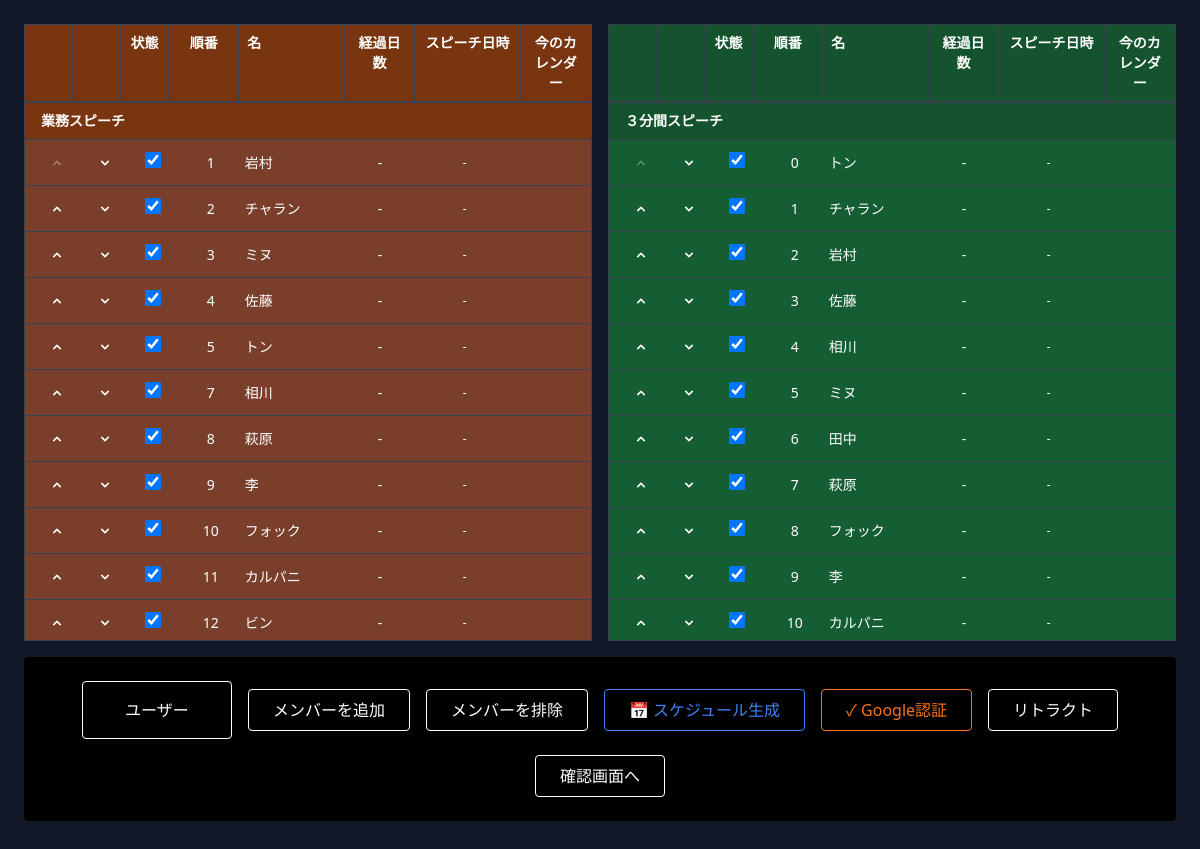
/dashboard/, run on the app's committed database.
### core/models.py (models this page shows, shortened)
class Employee(models.Model):
    name = models.CharField(max_length=100)
    email = models.EmailField(unique=True)
    employee_id = models.CharField(max_length=10, unique=True)
    order = models.IntegerField(default=0)
    order_gyomu = models.IntegerField(default=0)
    role = models.CharField(max_length=20, choices=Role.choices, default=Role.MEMBER)
    is_rotation_active = models.BooleanField(default=True)
    def days_since_last_speech(self):
        last_entry = (
            ScheduleEntry.objects
            .filter(assigned_employee=self, is_cancelled=False)
            .order_by('-date')
            .first()
        )
        if not last_entry:
            return None  # or return 0 / "No speeches yet"
        delta = date.today() - last_entry.date
        return delta.days
    def next_speech_date(self):
        next_entry = (
            ScheduleEntry.objects
            .filter(assigned_employee=self, is_cancelled=False, date__gt=date.today())
            .order_by('date')
            .first()
        )
        if not next_entry:
            return None
        return next_entry.date

### core/views.py (the view)
# urls.py: path("dashboard/", views.dashboard_view, name="dashboard"),
def dashboard_view(request):
    all_employees = Employee.objects.all().order_by("order", "id")
    member_employees = Employee.objects.filter(role=Role.MEMBER).order_by("order_gyomu", "id")
    def build_entry(emp):
        return {
            "id": emp.id,
            "name": emp.name,
            "is_rotation_active": emp.is_rotation_active,  # <-- correct
            "order": getattr(emp, 'order', None),
            "order_gyomu": getattr(emp, 'order_gyomu', None),
            "days_passed": emp.days_since_last_speech(),
            "speech_date": emp.next_speech_date(),
            "speech_type": None,
            "calendar": "",
        }
    google_authenticated = "google_credentials" in request.session
    context = {
        "top_zone": [build_entry(e) for e in all_employees],
        "bottom_zone": [build_entry(e) for e in member_employees],
        "google_authenticated": google_authenticated,
    }
    return render(request, "core/dashboard.html", context)

### core/templates/core/dashboard.html (shortened to what this page needs)
<!doctype html>
<html lang="ja">
  <head>
    <script src="https://cdn.tailwindcss.com"></script>
  </head>
  <body class="bg-gray-900 text-white">
    <div class="p-6 min-h-screen">
      <div class="flex flex-col gap-4">
        <div class="grid grid-cols-2 gap-4">
          <div class="flex flex-col">
            <div class="grid gap-0 bg-amber-900 border border-gray-700 text-sm font-semibold"
                 style="grid-template-columns: 48px 48px 48px 1fr 1.5fr 1fr 1.5fr 1fr;">
              <div class="py-2 px-2 text-center border-r border-gray-700"></div>
              <div class="py-2 px-2 text-center border-r border-gray-700"></div>
              <div class="py-2 px-2 text-center border-r border-gray-700">状態</div>
              <div class="py-2 px-2 text-center border-r border-gray-700">順番</div>
              <div class="py-2 px-2 border-r border-gray-700">名</div>
              <div class="py-2 px-2 text-center border-r border-gray-700">経過日数</div>
              <div class="py-2 px-2 text-center border-r border-gray-700">スピーチ日時</div>
              <div class="py-2 px-2 text-center">今のカレンダー</div>
            </div>
            <div class="bg-[#7a3f2b] border border-gray-700 overflow-hidden">
              <div class="bg-amber-900 py-2 px-4 text-sm font-semibold border-b border-gray-700">
                業務スピーチ
              </div>
              <div class="overflow-y-auto max-h-[500px] text-sm">
                {% for member in bottom_zone %}
                <div class="grid gap-0 items-center py-2 px-2 border-b border-gray-700"
                     style="grid-template-columns: 48px 48px 48px 1fr 1.5fr 1fr 1.5fr 1fr;">
                  <div class="flex items-center justify-center py-1">
                    {% if not forloop.first %}
                    <button onclick="moveEmployee(event, {{ member.id }}, 'up', 'gyomu')"
                            class="arrow-up text-white hover:text-yellow-300 transition cursor-pointer">
                      <svg class="w-4 h-4" fill="currentColor" viewBox="0 0 20 20">
                        <path fill-rule="evenodd"
                              d="M14.707 12.707a1 1 0 01-1.414 0L10 9.414l-3.293 3.293a1 1 0 01-1.414-1.414l4-4a1 1 0 011.414 0l4 4a1 1 0 010 1.414z"
                              clip-rule="evenodd" />
                      </svg>
                    </button>
                    {% else %}
                    <div class="opacity-30 cursor-not-allowed"><svg class="w-4 h-4" fill="currentColor"
                        viewBox="0 0 20 20">
                        <path fill-rule="evenodd"
                              d="M14.707 12.707a1 1 0 01-1.414 0L10 9.414l-3.293 3.293a1 1 0 01-1.414-1.414l4-4a1 1 0 011.414 0l4 4a1 1 0 010 1.414z"
                              clip-rule="evenodd" />
                      </svg></div>
                    {% endif %}
                  </div>
                  <div class="flex items-center justify-center py-1">
                    {% if not forloop.last %}
                    <button onclick="moveEmployee(event, {{ member.id }}, 'down', 'gyomu')"
                            class="arrow-down text-white hover:text-yellow-300 transition cursor-pointer">
                      <svg class="w-4 h-4" fill="currentColor" viewBox="0 0 20 20">
                        <path fill-rule="evenodd"
                              d="M5.293 7.293a1 1 0 011.414 0L10 10.586l3.293-3.293a1 1 0 111.414 1.414l-4 4a1 1 0 01-1.414 0l-4-4a1 1 0 010-1.414z"
                              clip-rule="evenodd" />
                      </svg>
                    </button>
                    {% endif %}
                  </div>
                  <div class="flex items-center justify-center py-1">
                    <form method="post" action="{% url 'employee-toggle-active' member.id %}">
                      <input type="checkbox" name="is_active" class="w-4 h-4 cursor-pointer"
                        {% if member.is_rotation_active %}checked{% endif %}
                        onchange="this.form.submit()">
                    </form>
                  </div>
                  <div class="text-center">{{ member.order_gyomu }}</div>
                  <div>{{ member.name }}</div>
                  <div class="text-center">{{ member.days_passed|default:"-" }}</div>
                  <div class="text-center text-xs">
                    {{ member.speech_date|date:"Y-m-d"|default:"-" }}
                  </div>
                </div>
                {% endfor %}
              </div>
            </div>
          </div>
          <div class="flex flex-col">
            <div class="grid gap-0 bg-green-900 border border-gray-700 text-sm font-semibold"
                 style="grid-template-columns: 48px 48px 48px 1fr 1.5fr 1fr 1.5fr 1fr;">
              <div class="py-2 px-2 text-center border-r border-gray-700"></div>
              <div class="py-2 px-2 text-center border-r border-gray-700"></div>
              <div class="py-2 px-2 text-center border-r border-gray-700">状態</div>
              <div class="py-2 px-2 text-center border-r border-gray-700">順番</div>
              <div class="py-2 px-2 border-r border-gray-700">名</div>
              <div class="py-2 px-2 text-center border-r border-gray-700">経過日数</div>
              <div class="py-2 px-2 text-center border-r border-gray-700">スピーチ日時</div>
              <div class="py-2 px-2 text-center">今のカレンダー</div>
            </div>
            <div class="bg-green-800/90 border border-gray-700 overflow-hidden">
              <div class="bg-green-900 py-2 px-4 text-sm font-semibold border-b border-gray-700">
                ３分間スピーチ
              </div>
              <div class="overflow-y-auto max-h-[500px] text-sm">
                {% for member in top_zone %}
                <div class="grid gap-0 items-center py-2 px-2 border-b border-gray-700"
                     style="grid-template-columns: 48px 48px 48px 1fr 1.5fr 1fr 1.5fr 1fr;">
                  <div class="flex items-center justify-center py-1">
                    {% if not forloop.first %}
                    <button onclick="moveEmployee(event, {{ member.id }}, 'up', '3min')"
                            class="arrow-up text-white hover:text-yellow-300 transition cursor-pointer">
                      <svg class="w-4 h-4" fill="currentColor" viewBox="0 0 20 20">
                        <path fill-rule="evenodd"
                              d="M14.707 12.707a1 1 0 01-1.414 0L10 9.414l-3.293 3.293a1 1 0 01-1.414-1.414l4-4a1 1 0 011.414 0l4 4a1 1 0 010 1.414z"
                              clip-rule="evenodd" />
                      </svg>
                    </button>
                    {% else %}
                    <div class="opacity-30 cursor-not-allowed"><svg class="w-4 h-4" fill="currentColor"
                        viewBox="0 0 20 20">
                        <path fill-rule="evenodd"
                              d="M14.707 12.707a1 1 0 01-1.414 0L10 9.414l-3.293 3.293a1 1 0 01-1.414-1.414l4-4a1 1 0 011.414 0l4 4a1 1 0 010 1.414z"
                              clip-rule="evenodd" />
                      </svg></div>
                    {% endif %}
                  </div>
                  <div class="flex items-center justify-center py-1">
                    {% if not forloop.last %}
                    <button onclick="moveEmployee(event, {{ member.id }}, 'down', '3min')"
                            class="arrow-down text-white hover:text-yellow-300 transition cursor-pointer">
                      <svg class="w-4 h-4" fill="currentColor" viewBox="0 0 20 20">
                        <path fill-rule="evenodd"
                              d="M5.293 7.293a1 1 0 011.414 0L10 10.586l3.293-3.293a1 1 0 111.414 1.414l-4 4a1 1 0 01-1.414 0l-4-4a1 1 0 010-1.414z"
                              clip-rule="evenodd" />
                      </svg>
                    </button>
                    {% endif %}
                  </div>
                  <div class="flex items-center justify-center py-1">
                    <form method="post" action="{% url 'employee-toggle-active' member.id %}">
                      <input type="checkbox" name="is_active" class="w-4 h-4 cursor-pointer"
                        {% if member.is_rotation_active %}checked{% endif %}
                        onchange="this.form.submit()">
                    </form>
                  </div>
                  <div class="text-center">{{ member.order }}</div>
                  <div>{{ member.name }}</div>
                  <div class="text-center">{{ member.days_passed|default:"-" }}</div>
                  <div class="text-center text-xs">
                    {{ member.speech_date|date:"Y-m-d"|default:"-" }}
                  </div>
                </div>
                {% endfor %}
              </div>
            </div>
          </div>
        </div>
        <div class="bg-black p-6 rounded">
          <div class="flex flex-row gap-4 justify-center items-center flex-wrap">
            <div class="border border-white text-white rounded p-4 text-center min-w-[150px]">ユーザー</div>
            <button class="py-2 px-6 border border-white text-white rounded hover:bg-white hover:text-black transition">
              メンバーを追加
            </button>
            <button class="py-2 px-6 border border-white text-white rounded hover:bg-white hover:text-black transition">
              メンバーを排除
            </button>
            {% now "Y" as cur_year %}
            {% now "n" as cur_month %}
            <form method="post" action="{% url 'generate_schedule' %}" style="display:inline;">
              <button type="submit" class="py-2 px-6 border border-blue-500 text-blue-500 rounded text-center hover:bg-blue-500 hover:text-black transition">
                📅 スケジュール生成
              </button>
            </form>
            {% if google_authenticated %}
            <form method="post" action="{% url 'send_to_calendar_month' cur_year cur_month %}" style="display:inline;">
              {% csrf_token %}
              <button type="submit" class="py-2 px-6 border border-white text-white rounded text-center hover:bg-white hover:text-black transition">
                送信
              </button>
            </form>
            {% else %}
            <a href="{% url 'google_auth' %}" class="py-2 px-6 border border-orange-500 text-orange-500 rounded text-center hover:bg-orange-500 hover:text-black transition">
              ✓ Google認証
            </a>
            {% endif %}
            <form method="post" action="{% url 'retract_schedule' cur_year cur_month %}" style="display:inline; margin-left:0;">
              <button type="submit" class="py-2 px-6 border border-white text-white rounded text-center hover:bg-white hover:text-black transition" onclick="return confirm('Are you sure you want to retract all sent events for this month?');">
                リトラクト
              </button>
            </form>
            <a href="{% url 'mc_schedule' %}"
               class="py-2 px-6 border border-white text-white rounded text-center hover:bg-white hover:text-black transition">
              確認画面へ
            </a>
          </div>
        </div>
      </div>
    </div>
  </body>
</html>

### data on the page
Employee: name "岩村", name "岩村"
Employee: name "チャラン", name "チャラン"
Employee: name "ミヌ", name "ミヌ"
Employee: name "佐藤", name "佐藤"
Employee: name "トン", name "トン"
Employee: name "相川", name "相川"
Employee: name "萩原", name "萩原"
Employee: name "フォック", name "フォック"
Employee: name "カルパニ", name "カルパニ"
Employee: name "ビン"
Employee: name "田中"

### other printed values
{{ member.order_gyomu }} "1" "2" "3" "4" "5" "7" "8" "9" "10" "11" "12"
{{ member.days_passed|default:"-" }} "-" "-" "-" "-" "-" "-" "-" "-" "-" "-" "-"
{{ member.speech_date|date:"Y-m-d"|default:"-" }} "-" "-" "-" "-" "-" "-" "-" "-" "-" "-" "-"
{{ member.name }} "李"
{{ member.order }} "0" "1" "2" "3" "4" "5" "6" "7" "8" "9" "10"
